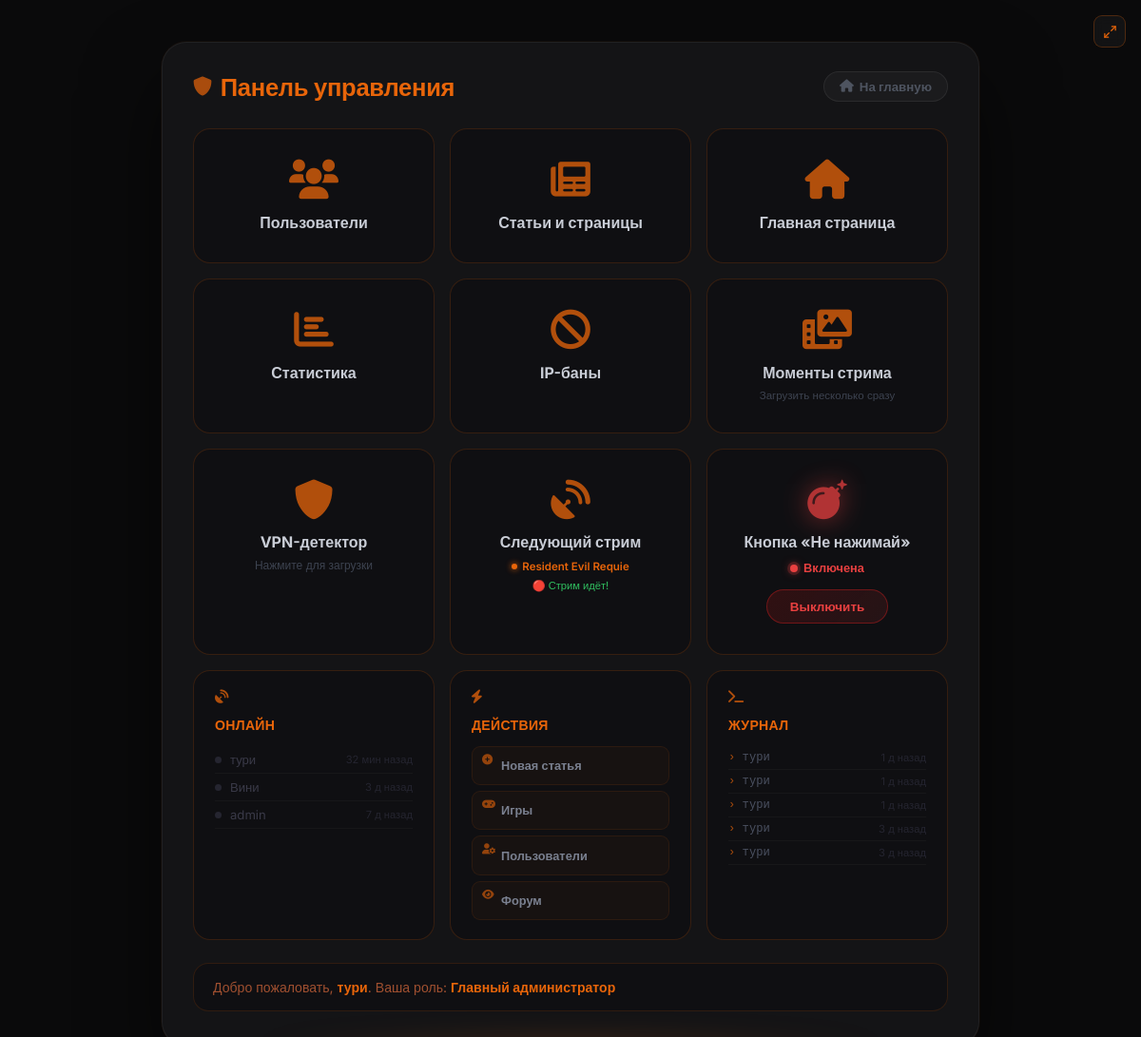
Page /admin (signed in) on the earlier database version.
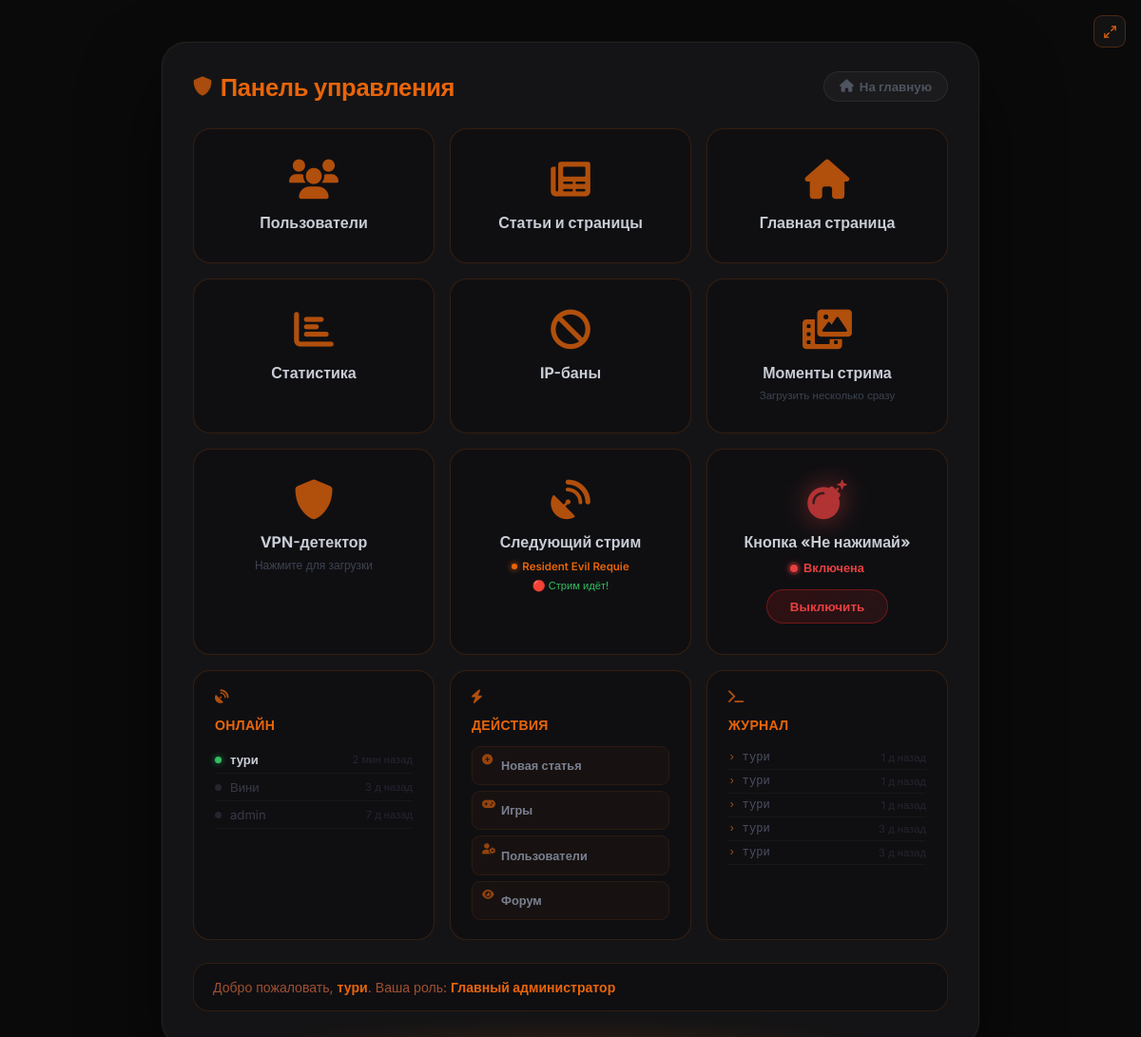
Same page on the later database version.
### models.py (models this page shows, shortened)
class NextStream(db.Model):
    __tablename__ = 'next_stream'
    id          = db.Column(db.Integer, primary_key=True)
    enabled     = db.Column(db.Boolean, default=False)
    title       = db.Column(db.String(200), default='')
    stream_dt   = db.Column(db.String(30),  default='')   # ISO: 2026-03-20T18:00
    description = db.Column(db.String(300), default='')

class User(db.Model, UserMixin):
    __tablename__ = 'users'
    id             = db.Column(db.Integer, primary_key=True)
    username       = db.Column(db.String(80),  unique=True, nullable=False)
    email          = db.Column(db.String(120), unique=True, nullable=False)
    password_hash  = db.Column(db.String(256), nullable=False)
    role           = db.Column(db.Integer, default=0)
    created_at     = db.Column(db.DateTime, default=datetime.utcnow)   # дата регистрации
    last_seen      = db.Column(db.DateTime, default=datetime.utcnow)
    banned_until   = db.Column(db.DateTime, nullable=True)
    ban_reason     = db.Column(db.String(500), nullable=True)
    banned_by_id   = db.Column(db.Integer, db.ForeignKey('users.id'), nullable=True)
    recovery_key   = db.Column(db.String(256), nullable=True)
    avatar         = db.Column(db.String(300), nullable=True)
    terms_agreed   = db.Column(db.Boolean, default=False)
    privacy_agreed = db.Column(db.Boolean, default=False)
    articles       = db.relationship('Article',  backref='author',     lazy='dynamic', foreign_keys='Article.author_id')
    comments       = db.relationship('Comment',  backref='author',     lazy='dynamic', foreign_keys='Comment.author_id')
    votes          = db.relationship('Vote',     backref='user',       lazy='dynamic')
    extra_pages    = db.relationship('ExtraPage', backref='author',    lazy='dynamic', foreign_keys='ExtraPage.author_id')
    comment_reactions = db.relationship('CommentReaction', backref='user', lazy='dynamic')
    def can_ip_ban(self):
        return self.role >= 4

### app.py (the view)
@app.route('/admin')
@login_required
@editor_required
def admin_panel():
    from sqlalchemy import func as sqlfunc
    settings = SiteSettings.get()
    stats = None
    digest_data = {}
    if current_user.role >= 4:
        stats = type('S', (), {
            'articles': Article.query.count(),
            'users':    User.query.count(),
            'comments': Comment.query.count(),
            'views':    db.session.query(sqlfunc.sum(Article.views)).scalar() or 0,
        })()
        recent_comments = Comment.query.order_by(Comment.created_at.desc()).limit(5).all()
        now = datetime.utcnow()
        def ago(dt):
            d = now - dt
            if d.seconds < 60: return 'только что'
            if d.seconds < 3600: return f'{d.seconds//60} мин назад'
            if d.days == 0: return f'{d.seconds//3600} ч назад'
            return f'{d.days} д назад'
        digest_data['recent_comments'] = [
            {'author': c.author.username if c.author else '?', 'ago': ago(c.created_at)}
            for c in recent_comments
        ]
        recent_users = User.query.order_by(User.last_seen.desc()).limit(5).all()
        digest_data['recent_users'] = [
            {'username': u.username,
             'ago': ago(u.last_seen),
             'online': (now - u.last_seen).total_seconds() < 300}
            for u in recent_users
        ]
    open_reports_count = Report.query.filter_by(resolved=False).count()
    return render_template('admin/dashboard.html',
                           chaos_button_enabled=settings.chaos_button_enabled,
                           stats=stats,
                           digest_data=digest_data,
                           next_stream_widget=NextStream.query.first(),
                           open_reports_count=open_reports_count)

### templates/admin/dashboard.html (shortened to what this page needs)
{% extends "base.html" %}
{% block content %}
<div class="admin-outer">
<div class="admin-card">
    <div class="admin-header">
        <h2 class="admin-title"><i class="fas fa-shield-alt"></i> Панель управления</h2>
        <a href="{{ url_for('index') }}" class="btn btn-secondary"><i class="fas fa-home"></i> На главную</a>
    </div>
    <div class="dash-grid">
        <a href="{{ url_for('admin_users') }}" class="dash-tile">
            <i class="fas fa-users"></i>
            <div class="dash-tile-label">Пользователи</div>
        </a>
        <a href="{{ url_for('admin_articles') }}" class="dash-tile">
            <i class="fas fa-newspaper"></i>
            <div class="dash-tile-label">Статьи и страницы</div>
        </a>
        <a href="{{ url_for('admin_home_settings') }}" class="dash-tile">
            <i class="fas fa-home"></i>
            <div class="dash-tile-label">Главная страница</div>
        </a>
        {% set _perm = current_user.permissions if current_user.permissions else none %}
        {% if current_user.role >= 4 or (_perm and _perm.can_see_stats) %}
        <a href="{{ url_for('admin_stats') }}" class="dash-tile">
            <i class="fas fa-chart-bar"></i>
            <div class="dash-tile-label">Статистика</div>
        </a>
        {% endif %}
        {% if current_user.can_ip_ban() or (_perm and _perm.can_ip_ban) %}
        <a href="{{ url_for('ip_ban_list') }}" class="dash-tile">
            <i class="fas fa-ban"></i>
            <div class="dash-tile-label">IP-баны</div>
        </a>
        {% endif %}
        {% if current_user.role >= 4 or (_perm and _perm.can_edit_home) %}
        <a href="{{ url_for('admin_home_settings') }}" class="dash-tile">
            <i class="fas fa-photo-film" style="color:#e8650a;"></i>
            <div class="dash-tile-label">Моменты стрима</div>
            <div style="margin-top:6px;font-size:0.72rem;color:#3d4350;">Загрузить несколько сразу</div>
        </a>
        {% endif %}
        {% if current_user.role >= 4 or (_perm and _perm.can_vpn_detect) %}
        <div class="dash-tile" id="vpnTile" style="cursor:pointer;" onclick="loadVpnLogs()">
            <i class="fas fa-shield-alt" style="color:#e8650a;"></i>
            <div class="dash-tile-label">VPN-детектор</div>
            <div id="vpnCount" style="margin-top:6px;font-size:0.75rem;color:#3d4350;">Нажмите для загрузки</div>
        </div>
        {% endif %}
        {% if current_user.role >= 4 or (_perm and _perm.can_next_stream) %}
        <div class="dash-tile" style="cursor:pointer;position:relative;overflow:hidden;" onclick="document.getElementById('nswModal').style.display='flex'">
            <i class="fas fa-satellite-dish" style="color:#e8650a;"></i>
            <div class="dash-tile-label">Следующий стрим</div>
            {% if next_stream_widget and next_stream_widget.enabled and next_stream_widget.stream_dt %}
            <div style="margin-top:8px;font-size:0.72rem;font-weight:600;color:#e8650a;display:flex;align-items:center;gap:5px;justify-content:center;">
                <span style="width:6px;height:6px;border-radius:50%;background:#e8650a;box-shadow:0 0 6px #e8650a;animation:chaosInd 1.2s ease infinite;"></span>
                {% if next_stream_widget.title %}{{ next_stream_widget.title[:20] }}{% else %}Настроен{% endif %}
            </div>
            <div id="dashNswTimer" style="margin-top:6px;font-size:0.7rem;color:#3d4350;font-variant-numeric:tabular-nums;"></div>
            {% else %}
            <div style="margin-top:6px;font-size:0.72rem;color:#2a2d35;">Нажмите для настройки</div>
            {% endif %}
        </div>
        {% endif %}
        {% if current_user.role >= 4 or (_perm and _perm.can_toggle_chaos) or (_perm and _perm.can_broadcast) %}
        {% if current_user.role >= 4 or (_perm and _perm.can_toggle_chaos) %}
        <div class="dash-tile" style="cursor:default;">
            <i class="fas fa-bomb" style="
                color:{% if chaos_button_enabled %}#e84040{% else %}#e8650a{% endif %};
                filter:{% if chaos_button_enabled %}drop-shadow(0 0 14px rgba(232,64,64,0.7)){% else %}none{% endif %};
                transition:all 0.3s;
            "></i>
            <div class="dash-tile-label">Кнопка «Не нажимай»</div>
            <div style="margin-top:9px;font-size:0.8rem;font-weight:700;
                display:inline-flex;align-items:center;gap:6px;
                color:{% if chaos_button_enabled %}#e84040{% else %}#3d4350{% endif %};">
                <span style="width:8px;height:8px;border-radius:50%;display:inline-block;
                    {% if chaos_button_enabled %}background:#e84040;box-shadow:0 0 0 3px rgba(232,64,64,0.2),0 0 10px rgba(232,64,64,0.6);animation:chaosInd 1s ease-in-out infinite;
                    {% else %}background:#252529;border:1px solid #333;{% endif %}"></span>
                {% if chaos_button_enabled %}Включена{% else %}Выключена{% endif %}
            </div>
            <form method="POST" action="{{ url_for('toggle_chaos_button') }}" style="margin-top:14px;">
                <button type="submit" style="padding:9px 24px;border-radius:20px;font-size:0.84rem;font-weight:700;
                    cursor:pointer;font-family:inherit;transition:all 0.22s;
                    {% if chaos_button_enabled %}
                    background:linear-gradient(135deg,rgba(180,20,20,0.2),rgba(232,64,64,0.1));
                    border:1px solid rgba(200,30,30,0.45);color:#e84040;
                    {% else %}
                    background:linear-gradient(135deg,rgba(232,101,10,0.15),rgba(232,101,10,0.06));
                    border:1px solid rgba(232,101,10,0.38);color:#e8650a;
                    {% endif %}">
                    {% if chaos_button_enabled %}Выключить{% else %}Включить{% endif %}
                </button>
            </form>
        </div>
        {% endif %}
        <div class="dash-tile" style="cursor:default;text-align:left;padding:20px 22px;">
            <div style="color:#e8650a;font-size:0.88rem;font-weight:800;letter-spacing:0.3px;margin-bottom:14px;">
                <i class="fas fa-satellite-dish" style="margin-right:7px;font-size:0.9rem;"></i>ОНЛАЙН
            </div>
            {% if digest_data and digest_data.recent_users %}
            {% for u in digest_data.recent_users %}
            <div style="display:flex;align-items:center;gap:9px;padding:6px 0;border-bottom:1px solid rgba(255,255,255,0.03);">
                <span style="width:7px;height:7px;border-radius:50%;flex-shrink:0;
                    {% if u.online %}background:#30c060;box-shadow:0 0 6px rgba(48,192,96,0.7);
                    {% else %}background:#252530;{% endif %}"></span>
                <span style="color:{% if u.online %}#c9cdd6{% else %}#3a3a48{% endif %};font-size:0.82rem;font-weight:{% if u.online %}600{% else %}400{% endif %};flex:1;overflow:hidden;text-overflow:ellipsis;white-space:nowrap;">{{ u.username }}</span>
                <span style="color:#252530;font-size:0.7rem;white-space:nowrap;">{{ u.ago }}</span>
            </div>
            {% endfor %}
            {% else %}
            <div style="color:#252530;font-size:0.8rem;padding:12px 0;">Нет данных</div>
            {% endif %}
        </div>
        <div class="dash-tile" style="cursor:default;text-align:left;padding:20px 22px;">
            <div style="color:#e8650a;font-size:0.88rem;font-weight:800;letter-spacing:0.3px;margin-bottom:14px;">
                <i class="fas fa-bolt" style="margin-right:7px;font-size:0.9rem;"></i>ДЕЙСТВИЯ
            </div>
            <div style="display:flex;flex-direction:column;gap:6px;">
                {% set actions = [
                    (url_for('admin_article_create'), 'fas fa-plus-circle', 'Новая статья'),
                    (url_for('admin_games'),          'fas fa-gamepad',     'Игры'),
                    (url_for('admin_users'),          'fas fa-user-cog',    'Пользователи'),
                    (url_for('forum'),                'fas fa-eye',         'Форум'),
                ] %}
                {% for href, icon, lbl in actions %}
                <a href="{{ href }}" style="display:flex;align-items:center;gap:9px;padding:7px 10px;
                    border-radius:9px;background:rgba(232,101,10,0.04);border:1px solid rgba(232,101,10,0.1);
                    color:#7a8090;font-size:0.8rem;font-weight:600;text-decoration:none;transition:all 0.18s;"
                    onmouseover="this.style.background='rgba(232,101,10,0.1)';this.style.color='#e8650a';this.style.borderColor='rgba(232,101,10,0.3)'"
                    onmouseout="this.style.background='rgba(232,101,10,0.04)';this.style.color='#7a8090';this.style.borderColor='rgba(232,101,10,0.1)'">
                    <i class="{{ icon }}" style="width:11px;font-size:0.7rem;text-align:center;opacity:0.6;color:#e8650a;flex-shrink:0;"></i> {{ lbl }}
                </a>
                {% endfor %}
            </div>
        </div>
        <div class="dash-tile" style="cursor:default;text-align:left;padding:20px 22px;">
            <div style="color:#e8650a;font-size:0.88rem;font-weight:800;letter-spacing:0.3px;margin-bottom:14px;">
                <i class="fas fa-terminal" style="margin-right:7px;font-size:0.9rem;"></i>ЖУРНАЛ
            </div>
            {% if digest_data and digest_data.recent_comments %}
            {% for c in digest_data.recent_comments %}
            <div style="display:flex;justify-content:space-between;align-items:center;padding:5px 0;
                border-bottom:1px solid rgba(255,255,255,0.03);">
                <span style="color:#4a5060;font-size:0.76rem;font-family:monospace;">
                    <span style="color:#e8650a;opacity:0.7;">›</span> {{ c.author }}
                </span>
                <span style="color:#252530;font-size:0.7rem;">{{ c.ago }}</span>
            </div>
            {% endfor %}
            {% else %}
            <div style="color:#252530;font-size:0.8rem;padding:12px 0;font-family:monospace;">_ нет событий</div>
            {% endif %}
        </div>
        {% endif %}
    </div>
    <div class="welcome-box">
        Добро пожаловать, <strong>{{ current_user.username }}</strong>. Ваша роль:
        <strong>
        {% if current_user.role == 4 %}Главный администратор
        {% elif current_user.role == 3 %}Старший модератор
        {% elif current_user.role == 2 %}Редактор
        {% elif current_user.role == 1 %}Модератор чата
        {% else %}Обычный пользователь{% endif %}
        </strong>
    </div>
</div>
</div>
{% endblock %}

### templates/base.html (shortened to what this page needs)
<!DOCTYPE html>
<html lang="ru">
<head>
    <link rel="stylesheet" href="https://cdnjs.cloudflare.com/ajax/libs/font-awesome/6.0.0-beta3/css/all.min.css">
</head>
<body class="{% block body_class %}{% endblock %}">
<button id="_fs_btn" title="Полный экран" onclick="_fsToggle()">
    <svg id="_fs_icon" viewBox="0 0 24 24">
        <polyline points="15 3 21 3 21 9"/><polyline points="9 21 3 21 3 15"/>
        <line x1="21" y1="3" x2="14" y2="10"/><line x1="3" y1="21" x2="10" y2="14"/>
    </svg>
</button>
    <div class="container">
        {% block content %}{% endblock %}
    </div>
</body>
</html>

Differences in the rows shown:
changed User "тури": ago "32 мин назад" → "2 мин назад"
